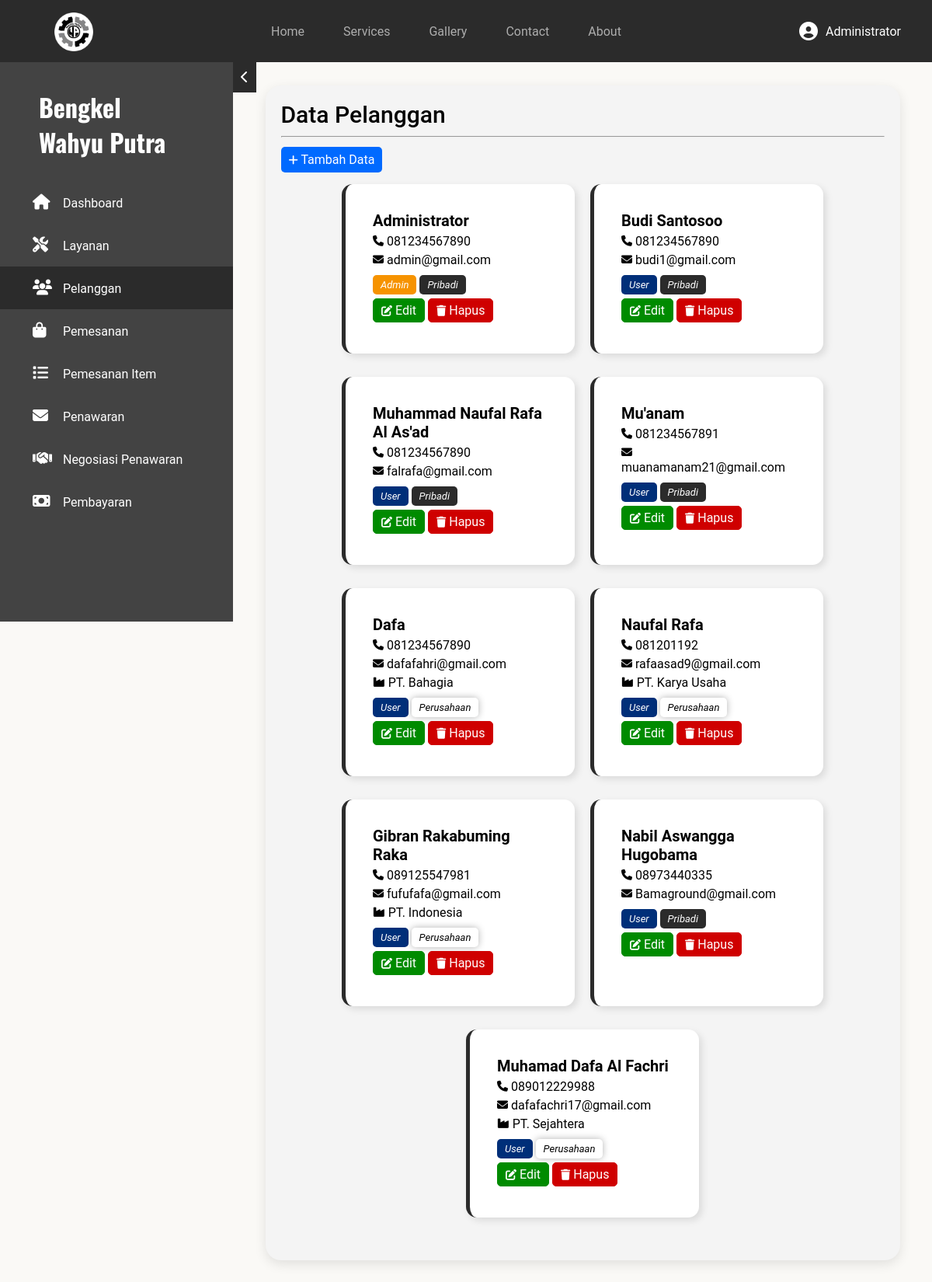
The page /dashboard/admin/pelanggan/index.php (signed in) on the database as committed earlier.
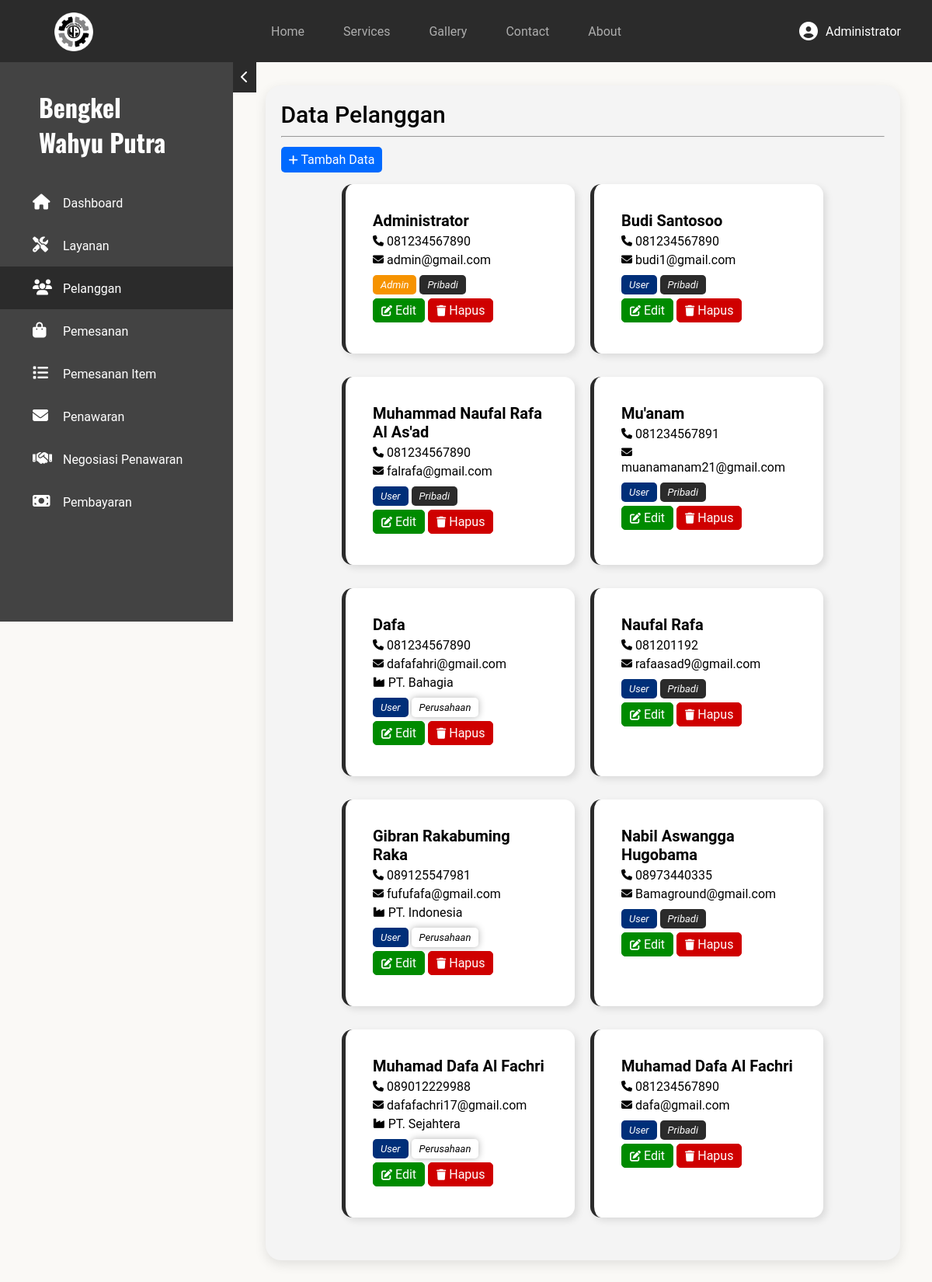
The same page on the database as committed later.
### tables this page shows
CREATE TABLE `pelanggan` (
  `id_pelanggan` int(11) NOT NULL,
  `password` varchar(255) NOT NULL,
  `nama_pelanggan` varchar(50) NOT NULL,
  `email` varchar(100) NOT NULL,
  `tgl_daftar` datetime NOT NULL DEFAULT current_timestamp(),
  `no_telp` char(12) NOT NULL,
  `jenis_akun` enum('Pribadi','Perusahaan') DEFAULT NULL,
  `nama_perusahaan` varchar(500) DEFAULT NULL,
  `role` enum('Admin','User') NOT NULL DEFAULT 'User'
);

### dashboard/admin/pelanggan/index.php (the view, shortened to what this page needs)
<?php
require_once $_SERVER['DOCUMENT_ROOT'] . "/bengkel-wahyu-putra/includes/global/koneksi.php";
?>
<!DOCTYPE html>
<html lang="en">
<head>
    <link rel="stylesheet" href="/bengkel-wahyu-putra/assets/css/global.css">
    <link rel="stylesheet" href="/bengkel-wahyu-putra/assets/css/admin.css">
    <link rel="stylesheet" href="/bengkel-wahyu-putra/assets/fontawesome/css/all.css">
</head>
<body>
    <?php require_once $_SERVER['DOCUMENT_ROOT'] . "/bengkel-wahyu-putra/includes/global/nav.php"; ?>
    <main>
        <?php require_once $_SERVER['DOCUMENT_ROOT'] . "/bengkel-wahyu-putra/includes/admin/aside.php"; ?>
        <div class="utama">
            <section class="daftar-crud">
                <h1>Data Pelanggan</h1>
                <hr>
                <a href="kelola/" class="btn-add"><i class="fas fa-plus"></i> Tambah Data</a>
                <?php
                $querySelect = "SELECT * FROM pelanggan;";
                $sql = mysqli_query($conn, $querySelect);
                ?>
                <div class="container-card">
                    <?php while ($result = mysqli_fetch_assoc($sql)) { ?>
                        <div class="card">
                            <h2><?= $result['nama_pelanggan']; ?></h2>
                            <p><i class="fas fa-phone fa-sm"></i> <?= $result['no_telp']; ?></p>
                            <p><i class="fas fa-envelope fa-sm"></i> <?= $result['email']; ?></p>
                            <?php if($result['jenis_akun'] == 'Perusahaan') : ?>
                                <p><i class="fas fa-industry fa-sm"></i> <?= $result['nama_perusahaan']; ?></p>
                            <?php endif; ?>
                            <em class="role <?= $result['role']; ?>"><?= $result['role']; ?></em>
                            <em class="type <?= $result['jenis_akun']; ?>"><?= $result['jenis_akun']; ?></em>
                            <div class="action-btn">
                                <a
                                    href="<?php if ($result['role'] == 'Admin') {
                                                echo '#';
                                            } else {
                                                echo 'kelola/index.php?ubah=' . $result['id_pelanggan'];
                                            } ?>"
                                    class="btn edit"
                                    onclick="<?php if ($result['role'] == 'Admin') {
                                                    echo "return Swal.fire({
                                        icon: 'error',
                                        title: 'Oops...',
                                        text: 'Can\'t edit this account (Administrator Account). Please contact your developer.',
                                    });";
                                                } ?>">
                                    <i class="fas fa-pen-to-square"></i> Edit
                                </a>
                                <a
                                    href="<?php if ($result['role'] == 'Admin') {
                                                echo '#';
                                            } else {
                                                echo './?hapus=' . $result['id_pelanggan'];
                                            } ?>"
                                    class="btn hapus"
                                    data-role="<?= $result['role'] ?>"
                                    data-id="<?= $result['id_pelanggan'] ?>">
                                    <i class="fas fa-trash"></i> Hapus</a>
                            </div>
                        </div>
                    <?php } ?>
                </div>
            </section>
        </div>
    </main>
</body>
</html>

Rows that differ between the two databases and show on the page:
changed pelanggan "Naufal Rafa": jenis_akun "Perusahaan" → "Pribadi"; nama_perusahaan "PT. Karya Usaha" → (not shown)
added pelanggan: nama_pelanggan "Muhamad Dafa Al Fachri", no_telp "081234567890", email "dafa@gmail.com", role "User", jenis_akun "Pribadi"
